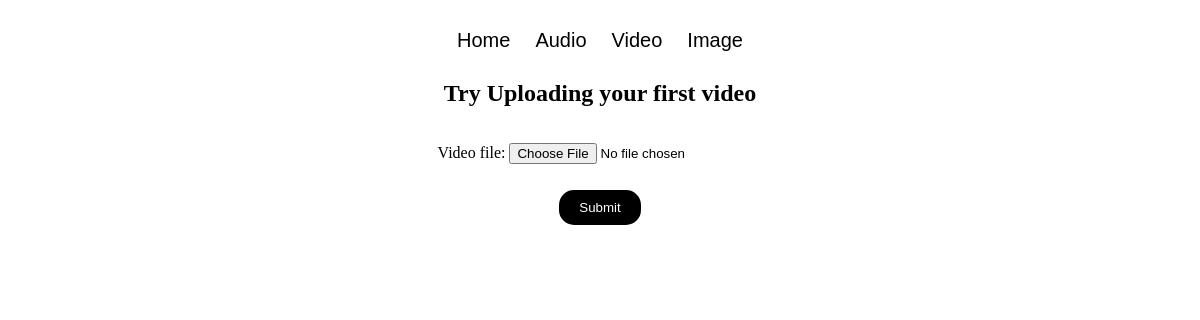
Before: /video/ with the older database file.
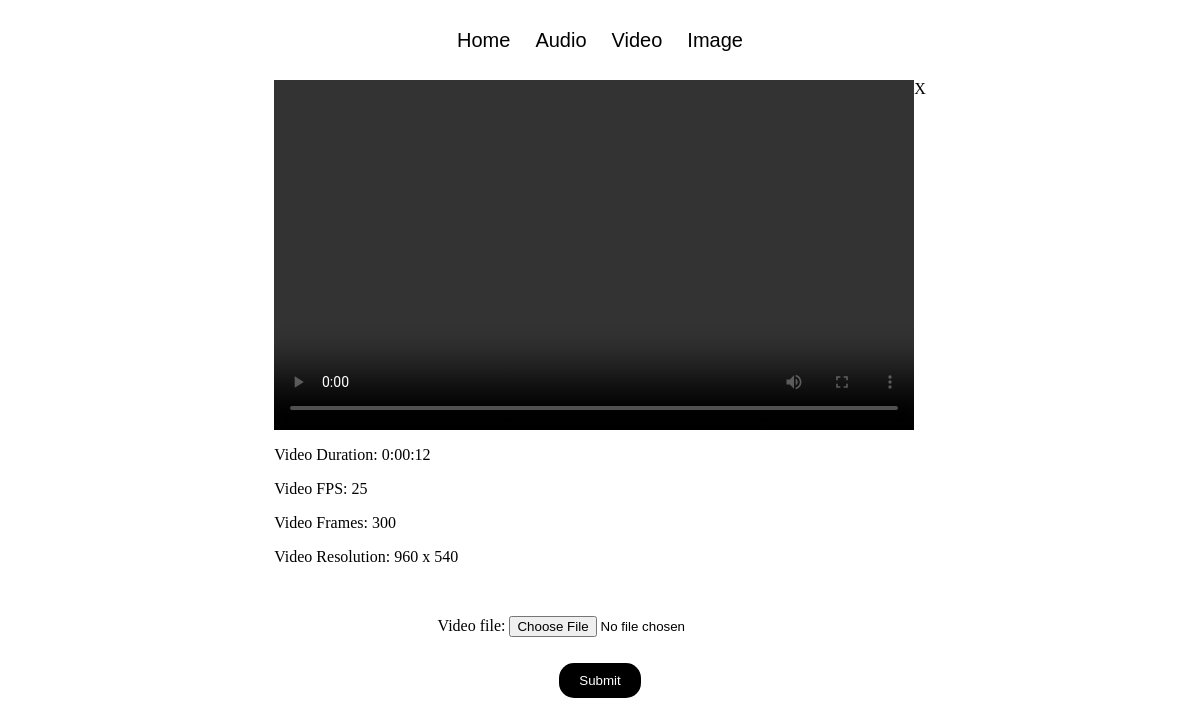
After: the same page with the newer database file.
### base/models.py (models this page shows, shortened)
class Video(models.Model):
    id = models.AutoField(primary_key=True)
    title = models.CharField(max_length=200, null=True)
    video_file = models.FileField(upload_to="videos/")
    duration = models.DurationField(null=True, blank=False)
    fps = models.IntegerField(null=True, blank=False)
    frames = models.IntegerField(null=True, blank=False)
    width = models.IntegerField(null=True, blank=False)
    height = models.IntegerField(null=True, blank=False)
    cover = models.ImageField(upload_to="videos/cover/", blank=True, null=True)
    objects = VideoQuerySet.as_manager()

### base/views.py (the view)
# urls.py: path("video/", views.videoShow, name="video"),
def videoShow(request):
    if request.method == 'POST':
        form = VideoForm(request.POST, request.FILES)
        if form.is_valid():
            video = form.save(commit=False)
            video.save()
            return redirect("video")
    else:
        form = VideoForm()
    videos = Video.objects.all()
    context = {'form' : form, "videos" : videos}
    return render(request, 'base/video-show.html', context)

### base/forms.py
class VideoForm(ModelForm):
    class Meta:
        model = Video
        fields = ['video_file']

### base/templates/base/video-show.html (shortened to what this page needs)
<!DOCTYPE html>
<html lang="en">
<head>
</head>
<body>
    {% extends "main.html" %}
    {% block content %}
    {% if videos %}
    <div class="video-collection">
        {% for video in videos %}
        <div>
            <div class="video-self">
                <video controls width="640" height="350">
                    <source src="{{ video.video_file.url }}" type="{{ video.video_file.content_type }}" />
                </video>
                <a href="{% url 'delete-video' video.id %}">X</a>
            </div>
            <p>Video Duration: {{video.duration}}</p>
            <p>Video FPS: {{video.fps}}</p>
            <p>Video Frames: {{video.frames}}</p>
            <p>Video Resolution: {{video.width}} x {{video.height}}</p>
        </div>
        {% endfor %}
    </div>
    {% else %}
    <h2>Try Uploading your first video</h2>
    {% endif %}
    <form action="" method="post" name="upload" class="upload-form" enctype="multipart/form-data">
        {{form.as_p}}
        <button type="submit" class="upload-button">Submit</button>
    </form>
    {% endblock content %}

Changed rows visible on the page:
added Video: duration "0:00:12", fps "25", frames "300", width "960", height "540"
Other visible differences:
text no longer shown: "Try Uploading your first video"
